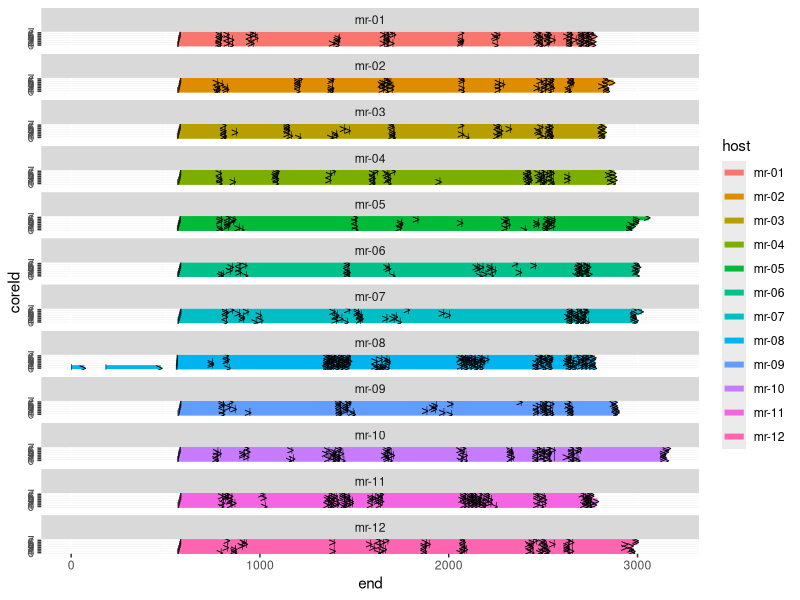
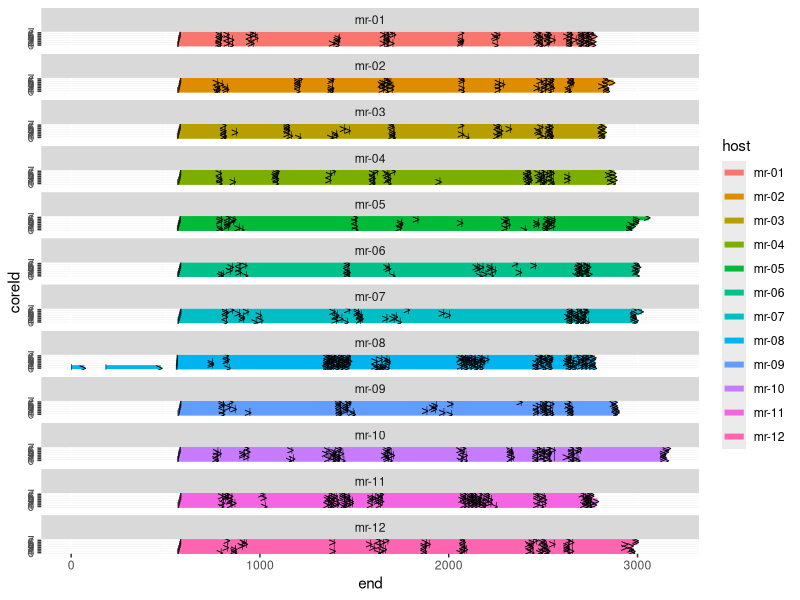

R code for these plots, in order:
require(tidyverse)
require(lubridate)

log = read_tsv("mapper.tsv")

minTime = min(as.numeric(log$launchTime))
timeline = log %>%
  mutate(coreId = as.factor(coreId), host = as.factor(host), taskId = as.factor(taskId), duration = as.numeric(duration)) %>%
  mutate(start = as.numeric(launchTime), end = as.numeric(finishTime)) %>%
  select(coreId, host, taskId, start, end, duration) 

t = timeline #%>% filter(host == "mr-08")

p =ggplot(t, aes(x=end, y=coreId)) + 
  geom_segment(aes(x=start, xend=end, y=coreId, yend=coreId, color = host), size=2) +
  geom_point(aes(x=end-7.5, y=coreId), shape=">", size=3, data = t) +
  geom_point(aes(x=start, y=coreId), shape="|", size=2, data = t) +
  facet_wrap(~host, ncol = 1)
p
ggsave("TasksHist.pdf", width = 10, height = 20, device = "pdf")